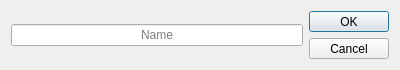
<?xml version="1.0" encoding="UTF-8"?>
<ui version="4.0">
 <class>editBookmarksFolderDialog</class>
 <widget class="QDialog" name="editBookmarksFolderDialog">
  <property name="geometry">
   <rect>
    <x>0</x>
    <y>0</y>
    <width>400</width>
    <height>70</height>
   </rect>
  </property>
  <property name="minimumSize">
   <size>
    <width>400</width>
    <height>70</height>
   </size>
  </property>
  <property name="maximumSize">
   <size>
    <width>400</width>
    <height>70</height>
   </size>
  </property>
  <property name="windowTitle">
   <string>Dialog</string>
  </property>
  <layout class="QGridLayout" name="gridLayout">
   <item row="0" column="0">
    <widget class="QLineEdit" name="lineName">
     <property name="toolTip">
      <string>Name</string>
     </property>
     <property name="whatsThis">
      <string>Name des zu Bearbeiteten Ordners</string>
     </property>
     <property name="alignment">
      <set>Qt::AlignCenter</set>
     </property>
     <property name="placeholderText">
      <string>Name</string>
     </property>
    </widget>
   </item>
   <item row="0" column="1">
    <widget class="QDialogButtonBox" name="buttonBox">
     <property name="orientation">
      <enum>Qt::Vertical</enum>
     </property>
     <property name="standardButtons">
      <set>QDialogButtonBox::Cancel|QDialogButtonBox::Ok</set>
     </property>
    </widget>
   </item>
  </layout>
 </widget>
 <resources/>
 <connections>
  <connection>
   <sender>buttonBox</sender>
   <signal>accepted()</signal>
   <receiver>editBookmarksFolderDialog</receiver>
   <slot>accept()</slot>
   <hints>
    <hint type="sourcelabel">
     <x>248</x>
     <y>254</y>
    </hint>
    <hint type="destinationlabel">
     <x>157</x>
     <y>274</y>
    </hint>
   </hints>
  </connection>
  <connection>
   <sender>buttonBox</sender>
   <signal>rejected()</signal>
   <receiver>editBookmarksFolderDialog</receiver>
   <slot>reject()</slot>
   <hints>
    <hint type="sourcelabel">
     <x>316</x>
     <y>260</y>
    </hint>
    <hint type="destinationlabel">
     <x>286</x>
     <y>274</y>
    </hint>
   </hints>
  </connection>
 </connections>
</ui>
